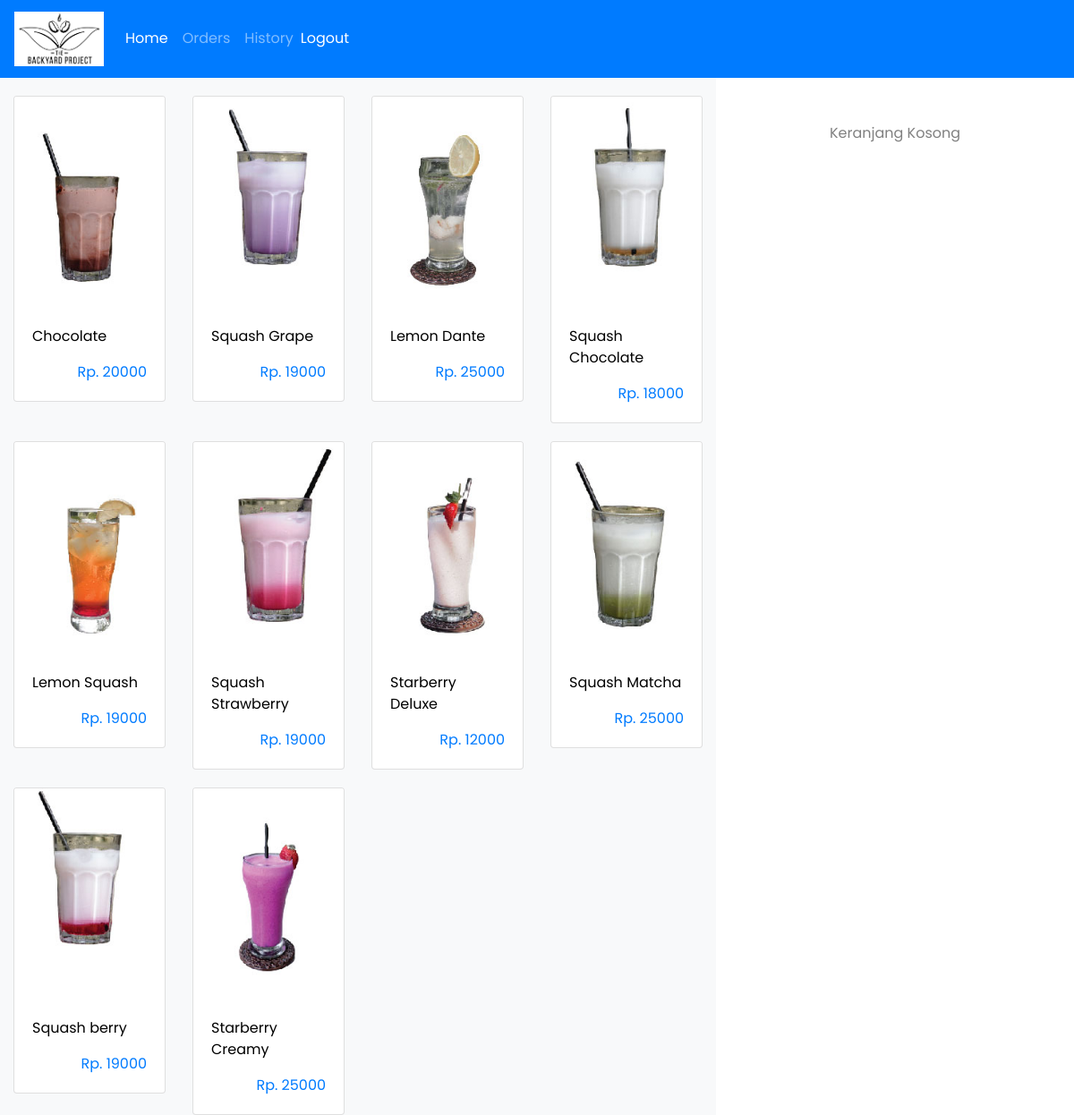
Page /menu.php (signed in) on the committed database.
### tables this page shows
CREATE TABLE `products` (
  `id` int(11) NOT NULL,
  `category` int(11) NOT NULL,
  `productName` varchar(255) NOT NULL,
  `productPrice` int(11) NOT NULL,
  `productDescription` longtext NOT NULL,
  `qty` int(11) NOT NULL,
  `productImage` varchar(255) NOT NULL
);

### menu.php (the view, shortened to what this page needs)
<?php
include("koneksi.php");
  ?>
<?php include 'head.php'; ?>
<?php include 'navbar.php'; ?>
<div class="container-fluid">
<div class="row">
  <div class="col-md-8 bg-light">
	<div class="content" style="width:100%;height:auto;overflow-x:hidden;overflow-y: auto;">
		<div class="row">
		<?php $query = mysqli_query($con, "select * from products ORDERS");
		while ($row = mysqli_fetch_array($query)) {
		?>
			<div class="col-md-3 col-sm-6" style="padding-top:20px;">
			<a href="menu.php?page=product&action=add&id=<?php echo $row['id']; ?>" style="text-decoration: none; color: #000">
				<div class="card h-60 ">
					<img src="admin/productimages/<?php echo htmlentities($row['productImage']); ?>"
						class="card-img-top"
						alt="<?php echo htmlentities($row['productName']); ?>"/>
						<div class="card-body">
						<p class="card-text"><?php echo htmlentities($row['productName']); ?></p>
						<p class="card-text text-right text-primary">Rp. <?php echo htmlentities($row['productPrice']); ?></p>
					</div>
				</div>
			</a>
			</div>
		<?php } ?>
		</div>
	</div>
  </div>
  <div class="col-md-4">
	<div class="keranjang table-responsive-md" style="width:100%;height:400px;overflow-x:hidden;overflow-y: auto;">
		<form name="cart" method="POST">
			<?php
			if (!empty($_SESSION['cart'])) {
			?>
			<table class="table table-border table-striped">
				<tbody>
				<?php
				$pdtid = array();
				$sql = "SELECT * FROM products WHERE id IN(";
				foreach ($_SESSION['cart'] as $id => $value) {
					$sql .= $id . ",";
				}
				$sql = substr($sql, 0, -1) . ") ORDER BY id ASC";
				$query = mysqli_query($con, $sql);
				$totalprice = 0;
				$totalqunty = 0;
				if (!empty($query)) {
					while ($row = mysqli_fetch_array($query)) {
					$quantity = $_SESSION['cart'][$row['id']]['quantity'];
					$subtotal = $_SESSION['cart'][$row['id']]['quantity'] * $row['productPrice'];
					$totalprice += $subtotal;
					$_SESSION['subtotal'] = $subtotal;
					$_SESSION['qnty'] = $totalqunty += $quantity;
					array_push($pdtid, $row['id']);
				?>
					<tr>
						<th scope="row"><img src="admin/productimages/<?php echo $row['productImage']; ?>" alt="Gambar" class="mx-auto img-fluid" style="width:80px;height:auto;"></th>
						<td>
							<?php echo $row['productName']; ?>
							<br>
							Rp <?php echo $row['productPrice']; ?>
						</td>
						<td><input type="number" style="width:40px;" value="<?php echo $_SESSION['cart'][$row['id']]['quantity']; ?>" name="quantity[<?php echo $row['id']; ?>]"></td>
						<td><p style="font-size:20px;">Rp. <?php echo $row['productPrice'] * $_SESSION['cart'][$row['id']]['quantity']; ?></p></td>
						<td><button type="submit" value="<?php echo htmlentities($row['id']); ?>" name="remove_code[]" class="btn btn-danger"><i class="fa fa-times"></i></button></td>
					</tr>
				<?php }
				}
				$_SESSION['pid'] = $pdtid;
				?>
				</tbody>
			</table>
	</div>
			<table class="table">
					<tr>
						<td align="left">
							<p class="font-weight-bolder">Harga Total : <?php echo $_SESSION['tp'] = "$totalprice"; ?></p>
							Uang Pelanggan : <input type="number" id="check" onkeyup="sum();"> <br>
							<input type="hidden" id="totalPrice" value="<?= $totalprice ?>" onkeyup="sum();">
							Kembalian : <input type="text" id="hasil" disabled>
						</td>
						<td>
							<button type="submit" class="btn btn-success btn-lg" name="update"><i class="fa fa-refresh"></i></button>
							<button type="submit" class="btn btn-primary btn-lg" name="ordersubmit" id="add_data"><i class="fa fa-money"></i></button>
						</td>
					</tr>
			</table>
		</form>
	</div>
	<?php } else {
		  echo '<center style="color: grey;padding-top:50px;">Keranjang Kosong</center>';
		} ?>
  </div>
  </div>

### head.php (shortened to what this page needs)
<!DOCTYPE html>
<html lang="en">
<head>
  <link rel="stylesheet" href="assets/css/bootstrap.min.css" />
  <link rel="stylesheet" href="assets/css/jquery.dataTables.min.css">
  <link rel="stylesheet" href="assets/css/custom-sidebar.css" />
  <link rel="stylesheet" href="https://cdn.jsdelivr.net/npm/bootstrap-icons@1.3.0/font/bootstrap-icons.css">
  <link rel="stylesheet" href="https://maxcdn.bootstrapcdn.com/font-awesome/4.5.0/css/font-awesome.min.css" />
  <link rel="stylesheet" href="https://cdnjs.cloudflare.com/ajax/libs/twitter-bootstrap/4.5.2/css/bootstrap.css">
  <link rel="stylesheet" href="https://cdn.datatables.net/1.10.25/css/dataTables.bootstrap4.min.css">
</head>
<body>

### navbar.php (shortened to what this page needs)
<nav class="navbar navbar-expand-lg navbar-dark bg-primary text-white">
  <img src="assets/images/img-nav.png" class="navbar-brand" style="width:100px;height:auto;">
  <div class="collapse navbar-collapse" id="navbarNav">
    <ul class="navbar-nav">
      <li class="nav-item active">
        <a class="nav-link" href="menu.php">Home <span class="sr-only">(current)</span></a>
      </li>
      <li class="nav-item">
        <a class="nav-link" href="riwayat-pembelian.php">Orders</a>
      </li>
      <li class="nav-item">
        <a class="nav-link" href="riwayat-selesai.php">History</a>
      </li>
    </ul>
    <span class="navbar-text text-right">
      <a href="logout.php">Logout</a>
    </span>
  </div>
</nav>

### assets/css/custom-sidebar.css (style rules this page uses)
* { font-family: "Poppins", sans-serif; }

### rows in the picture
products: productImage (picture), productName "Chocolate", productPrice "20000"
products: productImage (picture), productName "Squash Grape", productPrice "19000"
products: productImage (picture), productName "Lemon Dante", productPrice "25000"
products: productImage (picture), productName "Squash Chocolate", productPrice "18000"
products: productImage (picture), productName "Lemon Squash", productPrice "19000"
products: productImage (picture), productName "Squash Strawberry", productPrice "19000"
products: productImage (picture), productName "Starberry Deluxe", productPrice "12000"
products: productImage (picture), productName "Squash Matcha", productPrice "25000"
products: productImage (picture), productName "Squash berry", productPrice "19000"
products: productImage (picture), productName "Starberry Creamy", productPrice "25000"
